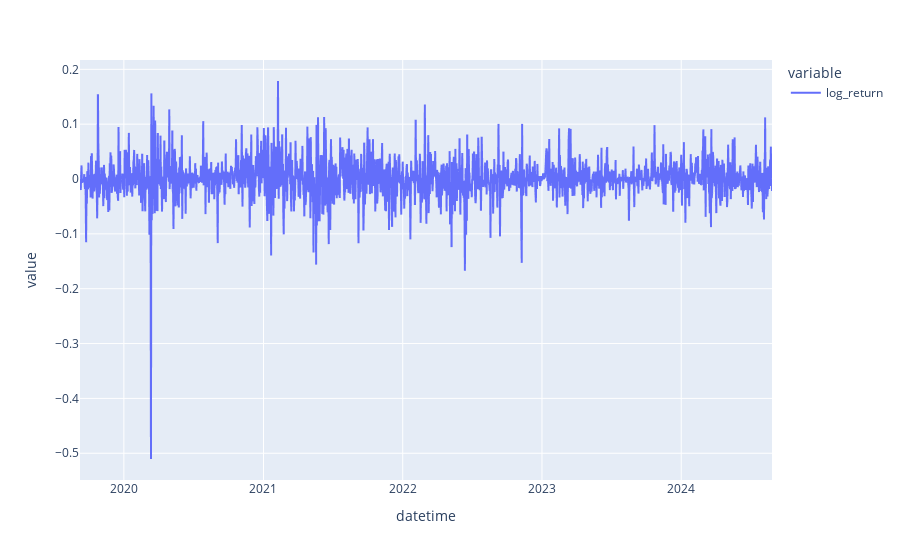

The notebook cell this image was saved under:
### Code cell
(
    df_btc_1d
    .set_index('datetime')
    ['log_return']
    # .ewm(span=30)
    # .mean()
    .plot(backend='plotly')
)

### Figure 1 — Plotly figure (JSON) as saved in the notebook; plotly's stock layout.template omitted (floating-point values rounded to 4 significant figures; data arrays with more than 128 entries replaced by an {"elided": "..."} marker saying what was removed)
{"data": [{"hovertemplate": "variable=log_return<br>datetime=%{x}<br>value=%{y}<extra></extra>", "legendgroup": "log_return", "line": {"color": "#636efa", "dash": "solid"}, "marker": {"symbol": "circle"}, "mode": "lines", "name": "log_return", "showlegend": true, "type": "scattergl", "x": {"elided": "1815 str values"}, "xaxis": "x", "y": {"elided": "1815 float values"}, "yaxis": "y"}], "layout": {"autosize": true, "legend": {"title": {"text": "variable"}, "tracegroupgap": 0}, "margin": {"t": 60}, "xaxis": {"anchor": "y", "autorange": true, "domain": [0, 1], "range": ["2019-09-08", "2024-08-26"], "title": {"text": "datetime"}, "type": "date"}, "yaxis": {"anchor": "x", "autorange": true, "domain": [0, 1], "range": [-0.5488, 0.217], "title": {"text": "value"}, "type": "linear"}}}
